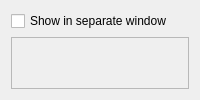
<ui version="4.0">
 <class>UiViewerDialog</class>
 <widget class="QDialog">
  <layout class="QVBoxLayout">
   <item>
    <widget class="QCheckBox" name="separateWindowCheck">
     <property name="text">
      <string>Show in separate window</string>
     </property>
    </widget>
   </item>
   <item>
    <widget class="QFrame">
     <property name="frameShadow">
      <enum>QFrame::Plain</enum>
     </property>
     <property name="frameShape">
      <enum>QFrame::StyledPanel</enum>
     </property>
     <layout class="QVBoxLayout" name="contentLayout">
      <property name="bottomMargin">
       <number>0</number>
      </property>
      <property name="leftMargin">
       <number>0</number>
      </property>
      <property name="rightMargin">
       <number>0</number>
      </property>
      <property name="topMargin">
       <number>0</number>
      </property>
     </layout>
    </widget>
   </item>
  </layout>
 </widget>
</ui>
